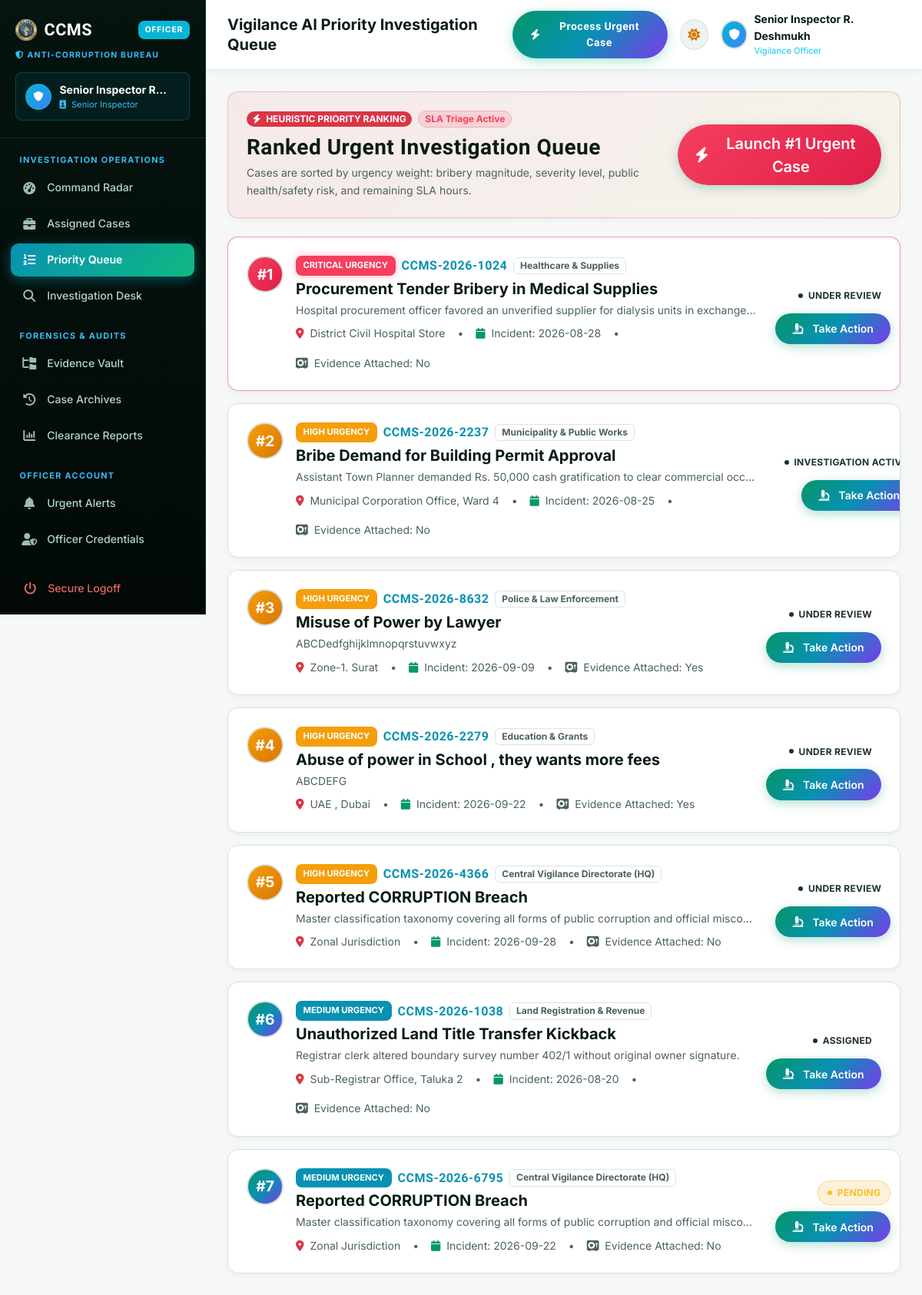
Page /officer/priority-queue (signed in) on the committed database.
### tables this page shows
CREATE TABLE complaints (
            complaint_id TEXT PRIMARY KEY,
            user_id INTEGER NOT NULL,
            complaint_title TEXT NOT NULL,
            misconduct_category TEXT NOT NULL,
            sector TEXT NOT NULL,
            incident_date TEXT NOT NULL,
            incident_time TEXT,
            location TEXT NOT NULL,
            description TEXT NOT NULL,
            anonymous_mode INTEGER DEFAULT 0,
            severity TEXT DEFAULT 'Medium',
            evidence_file TEXT,
            complaint_status TEXT DEFAULT 'Pending',
            assigned_officer TEXT,
            assigned_officer_id TEXT,
            investigation_notes TEXT,
            rating INTEGER,
            feedback TEXT,
            created_at DATETIME DEFAULT CURRENT_TIMESTAMP,
            updated_at DATETIME DEFAULT CURRENT_TIMESTAMP
        );

### app.py (the view)
@app.route("/officer/priority-queue")
@role_required("officer")
def officer_priority_queue():
    cases = db.query_db("SELECT * FROM complaints WHERE complaint_status NOT IN ('Resolved', 'Closed') ORDER BY CASE severity WHEN 'Critical' THEN 1 WHEN 'High' THEN 2 WHEN 'Medium' THEN 3 ELSE 4 END, created_at ASC")
    return render_template("officer/priority_queue.html", prioritized_cases=cases)

### app.py (called while the page is built, shortened)
def role_required(required_role):
    def decorator(f):
        @wraps(f)
        def decorated_function(*args, **kwargs):
            user_role = session.get("role", "citizen")
            if user_role != required_role and user_role != "admin":
                flash("You do not have authorization to view this command console.", "danger")
                return redirect(url_for("home"))
            return f(*args, **kwargs)
        return decorated_function
    return decorator

### db.py (called while the page is built)
def dict_factory(cursor, row):
    d = {}
    for idx, col in enumerate(cursor.description):
        d[col[0]] = row[idx]
    return d

def get_db_connection():
    conn = sqlite3.connect(DB_PATH, timeout=20.0, check_same_thread=False)
    conn.row_factory = dict_factory
    conn.execute("PRAGMA journal_mode=WAL;")
    return conn

def _normalize_query(query, args):
    if "ON DUPLICATE KEY UPDATE" in query.upper() and "system_settings" in query.lower():
        query = "INSERT OR REPLACE INTO system_settings (setting_key, setting_value) VALUES (?, ?)"
        if len(args) == 3:
            args = (args[0], args[1])
        return query, args
    normalized_query = query.replace("%s", "?")
    return normalized_query, args

def query_db(query, args=(), one=False):
    normalized_query, normalized_args = _normalize_query(query, args)
    conn = get_db_connection()
    try:
        cursor = conn.cursor()
        cursor.execute(normalized_query, normalized_args)
        result = cursor.fetchall()
        return (result[0] if result else None) if one else result
    finally:
        conn.close()

### templates/officer/priority_queue.html (shortened to what this page needs)
{% extends 'officer/base.html' %}
{% set active_page = 'priority_queue' %}
{% block page_heading %}Vigilance AI Priority Investigation Queue{% endblock %}
{% block content %}
<div class="ccms-card p-4 mb-4 glass-panel border-danger border-opacity-25"
  style="background: linear-gradient(135deg, rgba(244,63,94,0.08) 0%, rgba(245,158,11,0.05) 100%);">
  <div class="row align-items-center g-3">
    <div class="col-md-8">
      <div class="d-flex align-items-center gap-2 mb-2">
        <span class="badge bg-danger text-white fw-bold px-2.5 py-1 rounded-pill small">
          <i class="fas fa-bolt me-1"></i> HEURISTIC PRIORITY RANKING
        </span>
        <span
          class="badge bg-danger-subtle text-danger border border-danger-subtle px-2.5 py-1 rounded-pill small fw-bold">
          SLA Triage Active
        </span>
      </div>
      <h3 class="fw-bold text-heading brand-font mb-1">Ranked Urgent Investigation Queue</h3>
      <p class="text-muted small mb-0">
        Cases are sorted by urgency weight: bribery magnitude, severity level, public health/safety risk, and remaining
        SLA hours.
      </p>
    </div>
    <div class="col-md-4 text-md-end">
      {% if prioritized_cases %}
      <a href="{{ url_for('officer_investigation', case_id=prioritized_cases[0].complaint_id) }}"
        class="btn btn-brand btn-lg" style="background: var(--gradient-danger);">
        <i class="fas fa-bolt me-1"></i> Launch #1 Urgent Case
      </a>
      {% endif %}
    </div>
  </div>
</div>
<div class="row g-3">
  {% for c in prioritized_cases %}
  <div class="col-12">
    <div
      class="ccms-card p-4 d-flex flex-column flex-md-row align-items-md-center justify-content-between gap-4 {% if loop.first %}border-danger border-opacity-50 shadow-md{% endif %}">
      <div class="d-flex align-items-start gap-3">
        <div class="user-avatar-circle flex-shrink-0"
          style="background: {% if c.severity == 'Critical' %}var(--gradient-danger){% elif c.severity == 'High' %}var(--gradient-gold){% else %}var(--gradient-cyber){% endif %}; width:48px; height:48px; font-size:1.2rem;">
          #{{ loop.index }}
        </div>
        <div>
          <div class="d-flex align-items-center gap-2 mb-1">
            <span class="badge-priority {{ c.severity }}">{{ c.severity }} Urgency</span>
            <span class="fw-bold text-cyan brand-font">{{ c.complaint_id }}</span>
            <span class="badge bg-subtle text-muted border">{{ c.sector }}</span>
          </div>
          <h5 class="fw-bold text-heading mb-1">{{ c.complaint_title }}</h5>
          <p class="text-muted small mb-2 text-truncate" style="max-width: 600px;">{{ c.description }}</p>
          <div class="d-flex flex-wrap align-items-center gap-3 text-muted small">
            <span><i class="fas fa-location-dot text-danger me-1"></i> {{ c.location }}</span> &bull;
            <span><i class="fas fa-calendar text-primary me-1"></i> Incident: {{ c.incident_date }}</span> &bull;
            <span><i class="fas fa-vault text-violet me-1"></i> Evidence Attached: {{ 'Yes' if c.evidence_file else 'No'
              }}</span>
          </div>
        </div>
      </div>
      <div class="d-flex flex-md-column align-items-end justify-content-between gap-2 flex-shrink-0">
        <span class="badge-status {{ c.complaint_status }}">{{ c.complaint_status }}</span>
        <a href="{{ url_for('officer_investigation', case_id=c.complaint_id) }}" class="btn btn-sm btn-brand"
          style="background:var(--gradient-cyber);">
          <i class="fas fa-microscope me-1"></i> Take Action
        </a>
      </div>
    </div>
  </div>
  {% endfor %}
</div>
{% endblock %}

### templates/officer/base.html (shortened to what this page needs)
<!doctype html>
<html lang="en" data-theme="light">
<head>
  <link rel="stylesheet" href="https://cdn.jsdelivr.net/npm/bootstrap@5.3.3/dist/css/bootstrap.min.css">
  <link rel="stylesheet" href="https://cdnjs.cloudflare.com/ajax/libs/font-awesome/6.5.1/css/all.min.css">
  <link rel="stylesheet" href="{{ url_for('static', filename='css/theme.css') }}">
</head>
<body>
  <div class="app-wrapper">
    <aside class="app-sidebar" id="officerSidebar">
      <div class="app-sidebar-header">
        <div class="d-flex align-items-center justify-content-between">
          <a href="{{ url_for('officer_dashboard') }}" class="app-logo">
            <img src="{{ url_for('static', filename='logo.png') }}" alt="CCMS" height="28" class="rounded">
            <span>CCMS</span>
          </a>
          <span class="app-logo-badge" style="background:#06b6d4;">OFFICER</span>
        </div>
        <div class="small mt-2 d-flex align-items-center gap-1"
          style="font-size:0.65rem; font-weight:700; letter-spacing:1.2px; text-transform:uppercase; color:#38bdf8;">
          <i class="fas fa-shield-halved"></i> ANTI-CORRUPTION BUREAU
        </div>
        <div class="sidebar-user-card" style="background: rgba(6,182,212,0.08); border-color: rgba(6,182,212,0.25);">
          <div class="user-avatar-circle"
            style="background: linear-gradient(135deg, #06b6d4, #3b82f6); width:34px; height:34px; font-size:0.8rem; border-color: rgba(6,182,212,0.4);">
            <i class="fas fa-shield"></i>
          </div>
          <div class="overflow-hidden">
            <div class="fw-bold text-white small text-truncate" style="max-width: 140px;">
              {{ session.get('full_name', 'Inspector A. Verma') }}
            </div>
            <div class="small" style="font-size:0.7rem; color:#38bdf8;">
              <i class="fas fa-id-badge me-1"></i> {{ session.get('rank', 'Vigilance Officer') }}
            </div>
          </div>
        </div>
      </div>
      <div class="app-sidebar-nav">
        <div class="nav-section-title">INVESTIGATION OPERATIONS</div>
        <a href="{{ url_for('officer_dashboard') }}"
          class="sidebar-link {% if active_page == 'dashboard' %}active{% endif %}">
          <i class="fas fa-gauge-high"></i> <span>Command Radar</span>
        </a>
        <a href="{{ url_for('officer_assigned_cases') }}"
          class="sidebar-link {% if active_page == 'assigned_cases' %}active{% endif %}">
          <i class="fas fa-briefcase"></i> <span>Assigned Cases</span>
        </a>
        <a href="{{ url_for('officer_priority_queue') }}"
          class="sidebar-link {% if active_page == 'priority_queue' %}active{% endif %}">
          <i class="fas fa-list-ol"></i> <span>Priority Queue</span>
        </a>
        <a href="{{ url_for('officer_investigation') }}"
          class="sidebar-link {% if active_page == 'investigation' %}active{% endif %}">
          <i class="fas fa-magnifying-glass"></i> <span>Investigation Desk</span>
        </a>
        <div class="nav-section-title">FORENSICS &amp; AUDITS</div>
        <a href="{{ url_for('officer_evidence') }}"
          class="sidebar-link {% if active_page == 'evidence' %}active{% endif %}">
          <i class="fas fa-folder-tree"></i> <span>Evidence Vault</span>
        </a>
        <a href="{{ url_for('officer_history') }}"
          class="sidebar-link {% if active_page == 'history' %}active{% endif %}">
          <i class="fas fa-clock-rotate-left"></i> <span>Case Archives</span>
        </a>
        <a href="{{ url_for('officer_reports') }}"
          class="sidebar-link {% if active_page == 'reports' %}active{% endif %}">
          <i class="fas fa-chart-column"></i> <span>Clearance Reports</span>
        </a>
        <div class="nav-section-title">OFFICER ACCOUNT</div>
        <a href="{{ url_for('officer_notifications') }}"
          class="sidebar-link {% if active_page == 'notifications' %}active{% endif %}">
          <i class="fas fa-bell"></i> <span>Urgent Alerts</span>
        </a>
        <a href="{{ url_for('officer_profile') }}"
          class="sidebar-link {% if active_page == 'profile' %}active{% endif %}">
          <i class="fas fa-user-shield"></i> <span>Officer Credentials</span>
        </a>
        <a href="{{ url_for('logout') }}" class="sidebar-link logout-link text-danger mt-3">
          <i class="fas fa-power-off"></i> <span>Secure Logoff</span>
        </a>
      </div>
    </aside>
    <main class="app-main">
      <header class="app-topbar" style="border-bottom: 1px solid rgba(6,182,212,0.15);">
        <div class="d-flex align-items-center gap-3">
          <h5 class="fw-bold mb-0 text-heading">{% block page_heading %}Officer Investigation Command{% endblock %}</h5>
        </div>
        <div class="d-flex align-items-center gap-3">
          <a href="{{ url_for('officer_priority_queue') }}" class="btn btn-sm btn-cyber d-none d-md-inline-flex">
            <i class="fas fa-bolt me-1"></i> Process Urgent Case
          </a>
          <button class="theme-toggle-btn" title="Toggle Dark/Light Mode">
            <i class="fas fa-moon"></i>
          </button>
          <div class="d-flex align-items-center gap-2">
            <div class="user-avatar-circle" style="background: linear-gradient(135deg, #06b6d4, #3b82f6);">
              <i class="fas fa-shield"></i>
            </div>
            <div class="d-none d-md-block text-start">
              <div class="fw-bold small text-heading">{{ session.get('full_name', 'Officer') }}</div>
              <div class="text-info" style="font-size:0.7rem;">Vigilance Officer</div>
            </div>
          </div>
        </div>
      </header>
      <div class="app-content">
        {% block content %}{% endblock %}
      </div>
    </main>
  </div>
</body>
</html>

### rows in the picture
complaints: get "Senior Inspector R. Deshmukh", severity "HIGH", complaint_id "CCMS-2026-2279", sector "Education & Grants", complaint_title "Abuse of power in School , they wants more fees", description "ABCDEFG", location "UAE , Dubai", incident_date "2026-09-22", evidence_file "Yes", complaint_status "UNDER REVIEW"
complaints: severity "CRITICAL", complaint_id "CCMS-2026-1024", sector "Healthcare & Supplies", complaint_title "Procurement Tender Bribery in Medical Supplies", description "Hospital procurement officer favored an unverified supplier for dialysis units in exchange…", location "District Civil Hospital Store", incident_date "2026-08-28", evidence_file "No", complaint_status "UNDER REVIEW"
complaints: severity "HIGH", complaint_id "CCMS-2026-2237", sector "Municipality & Public Works", complaint_title "Bribe Demand for Building Permit Approval", description "Assistant Town Planner demanded Rs. 50,000 cash gratification to clear commercial occ…", location "Municipal Corporation Office, Ward 4", incident_date "2026-08-25", evidence_file "No", complaint_status "INVESTIGATION…"
complaints: severity "HIGH", complaint_id "CCMS-2026-8632", sector "Police & Law Enforcement", complaint_title "Misuse of Power by Lawyer", description "ABCDedfghijklmnopqrstuvwxyz", location "Zone-1. Surat", incident_date "2026-09-09", evidence_file "Yes", complaint_status "UNDER REVIEW"
complaints: severity "HIGH", complaint_id "CCMS-2026-4366", sector "Central Vigilance Directorate (HQ)", complaint_title "Reported CORRUPTION Breach", description "Master classification taxonomy covering all forms of public corruption and official misco…", location "Zonal Jurisdiction", incident_date "2026-09-28", evidence_file "No", complaint_status "UNDER REVIEW"
complaints: severity "MEDIUM", complaint_id "CCMS-2026-1038", sector "Land Registration & Revenue", complaint_title "Unauthorized Land Title Transfer Kickback", description "Registrar clerk altered boundary survey number 402/1 without original owner signature.", location "Sub-Registrar Office, Taluka 2", incident_date "2026-08-20", evidence_file "No", complaint_status "ASSIGNED"
complaints: severity "MEDIUM", complaint_id "CCMS-2026-6795", sector "Central Vigilance Directorate (HQ)", complaint_title "Reported CORRUPTION Breach", description "Master classification taxonomy covering all forms of public corruption and official misco…", location "Zonal Jurisdiction", incident_date "2026-09-22", evidence_file "No", complaint_status "PENDING"

### other values in the picture
{{ session.get('full_name', 'Inspector A. Verma') }} "Senior Inspector R…"
{{ session.get('rank', 'Vigilance Officer') }} "Senior Inspector"
